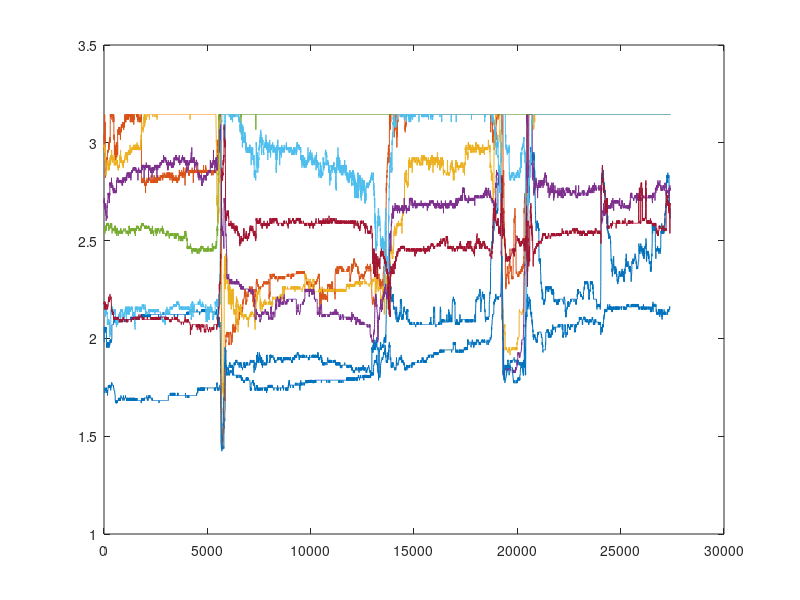

Write MATLAB code to recreate this figure. (Note: this script raises an error after producing the figure.)
% Malthe extra data
extraData = load('MaltheNewData.mat')
extraDatafsr = extraData.raw_data.open;
extraDatafsr = extraDatafsr.fsr_data;
plot(extraDatafsr)
%%
extraInterval = {[2000,4500],[7200,9700],[15000,17500],[22000,24500]}
cutExtraData = extract_and_plot_intervals(extraDatafsr,extraInterval);
for i = 1:4
    filename = sprintf('dataMaltheExtraDataClass%01d.xls',i);
    xlswrite(filename, cutExtraData(:,:,i))
end
%% Malthe new data no load
newMaltheNoLoad = load('MaltheNoLoadNew.mat')
newMaltheNoLoadfsr = newMaltheNoLoad.raw_data.open;
newMaltheNoLoadfsr = newMaltheNoLoadfsr.fsr_data;

plot(newMaltheNoLoadfsr)
%% Malthe new data flexed no load
newIntervalsNoLoad = {[1,5000]}
cutNewMaltheNoLoadfsr = extract_and_plot_intervals(newMaltheNoLoadfsr,newIntervalsNoLoad);

filename = sprintf('dataNewMaltheNoLoadfsrFlexed.xls');
xlswrite(filename, cutNewMaltheNoLoadfsr(:,:,1))

%% Malthe new data Rest no load
newIntervalsNoLoadRest = {[7001,12000]}
cutNewMaltheNoLoadfsrRest = extract_and_plot_intervals(newMaltheNoLoadfsr,newIntervalsNoLoadRest);

filename = sprintf('dataNewMaltheNoLoadfsrRest.xls');
xlswrite(filename, cutNewMaltheNoLoadfsrRest(:,:,1))
%% Malthe new data load 1
newMaltheLoad = load('MaltheLoadNew.mat')
newMaltheLoadfsr = newMaltheLoad.raw_data.open;
newMaltheLoadfsr = newMaltheLoadfsr.fsr_data;

plot(newMaltheLoadfsr)
%% Malthe new data load 1 flexed
newIntervalsLoad = {[1,5000]}
cutNewMaltheLoadfsr = extract_and_plot_intervals(newMaltheLoadfsr,newIntervalsLoad);

filename = sprintf('dataNewMaltheLoadfsrFlexed.xls');
xlswrite(filename, cutNewMaltheLoadfsr(:,:,1))
%% Malthe new data load 1 rest
newIntervalsLoadRest = {[7001,12000]}
cutNewMaltheLoadfsrRest = extract_and_plot_intervals(newMaltheLoadfsr,newIntervalsLoadRest);

filename = sprintf('dataNewMaltheLoadfsrRest.xls');
xlswrite(filename, cutNewMaltheLoadfsrRest(:,:,1))
%% Malthe new data load 2
newMaltheLoad2 = load('MaltheLoad2New.mat')
newMaltheLoad2fsr = newMaltheLoad2.raw_data.open;
newMaltheLoad2fsr = newMaltheLoad2fsr.fsr_data;

plot(newMaltheLoad2fsr)
%% Malthe new data load 2 flexed
newIntervalsLoad2 = {[1,5000]}
cutNewMaltheLoad2fsr = extract_and_plot_intervals(newMaltheLoad2fsr,newIntervalsLoad2);

filename = sprintf('dataNewMaltheLoad2fsrFlexed.xls');
xlswrite(filename, cutNewMaltheLoad2fsr(:,:,1))
%% Malthe new data load 2 rest
newIntervalsLoad2Rest = {[9000,13000]}
cutNewMaltheLoad2fsrRest = extract_and_plot_intervals(newMaltheLoad2fsr,newIntervalsLoad2Rest);

filename = sprintf('dataNewMaltheLoad2fsrRest.xls');
xlswrite(filename, cutNewMaltheLoad2fsrRest(:,:,1))
%%
% Malthe Large Load
MaltheLargeLoad = load('MaltheLargePayload.mat');
MaltheLargeLoadfsr = MaltheLargeLoad.raw_data.open;
MaltheLargeLoadfsr = MaltheLargeLoadfsr.fsr_data;

plot(MaltheLargeLoadfsr)
%% Malthe Large load Extract xls files flexed
Intervalslarge1 = {[4200,6400],[9700,12400],[16000,18750],[21650,24100],[28200,31000],[34530,37000],[40481,42641],[46483,49384],[52714,55300],[58900,60900]}
cutMaltheLargeLoadfsr = extract_and_plot_intervals(MaltheLargeLoadfsr,Intervalslarge1);
for i = 1:10
    filename = sprintf('dataMaltheLargeLoadfsrFlexed%04d.xls',i);
    xlswrite(filename, cutMaltheLargeLoadfsr(:,:,i))
end
%% Malthe Large load Extract xls files rest
Intervalslarge2 = {[6500,9500],[12600,15600],[19000,21500],[26000,28000],[31500,34000],[37500,40000],[43500,46000],[50000,52500],[55500,58000]}
cutMaltheLargeLoadfsr = extract_and_plot_intervals(MaltheLargeLoadfsr,Intervalslarge2);
for i = 1:9
    filename = sprintf('dataMaltheLargeLoadfsrRest%04d.xls',i);
    xlswrite(filename, cutMaltheLargeLoadfsr(:,:,i))
end
%% Malthe no load
MaltheNoLoad = load('dataMaltheNoLoad.mat');

MaltheNoLoadfsr = MaltheNoLoad.raw_data.open;

MaltheNoLoadfsr = MaltheNoLoadfsr.fsr_data;

plot(MaltheNoLoadfsr)
%% Malthe no load Extract xls files flexed
Intervals = {[565,3117],[6346,9361],[12549,15348],[18617,21511],[24743,27567],[30742,33730],[36939,39912],[42995,45861],[49136,52030],[55343,58307]};
cutMaltheNoLoadfsr = extract_and_plot_intervals(MaltheNoLoadfsr, Intervals);
for i = 1:10
    filename = sprintf('dataMaltheNoLoadFlexed%04d.xls',i);
    xlswrite(filename, cutMaltheNoLoadfsr(:,:,i))
end

%% Malthe no load Extract xls files rest
Intervals1 = {[3157,6306],[9401,12509],[15408,18577],[21561,24703],[27607,30702],[33770,36899],[39952,42955],[45901,49096],[52070,55303],[58347,61100]};
cutMaltheNoLoadfsr = extract_and_plot_intervals(MaltheNoLoadfsr, Intervals1);
for i = 1:10
    filename = sprintf('dataMaltheNoLoadRest%04d.xls',i);
    xlswrite(filename, cutMaltheNoLoadfsr(:,:,i))
end

%% Louis No Load
LouisNoLoad = load('dataLouisNoLoad.mat');

LouisNoLoadfsr = LouisNoLoad.raw_data.open;

LouisNoLoadfsr = LouisNoLoadfsr.fsr_data;

plot(LouisNoLoadfsr)
%% Louis no load Extract xls files edges
Intervals12 = {[500,1000],[3000,3700],[6200,6800], [9000,9600],[12100,12700],[15300,15900],[18000,18600], [21400,22000],[24450,25050],[27700,28300]};
cutLouisNoLoadedgesfsr = extract_and_plot_intervals(LouisNoLoadfsr, Intervals11);
for i = 1:10
    filename = sprintf('dataLouisNoLoadedges%04d.xls',i);
    xlswrite(filename, cutLouisNoLoadedgesfsr(:,:,i))
end
%% Malthe Load
MaltheLoad = load('dataMaltheLoad.mat');

MaltheLoadfsr = MaltheLoad.raw_data.open;

MaltheLoadfsr = MaltheLoadfsr.fsr_data;

plot(MaltheLoadfsr)
%% Malthe load Extract xls files flexed
Intervals2 = {[1,2850],[6130,9140],[12473,15245], [18534, 21382],[24801,28002],[30921,33672],[37223,39869], [43432,46101],[49202,52077],[55301,58061]};
cutMaltheLoadfsr = extract_and_plot_intervals(MaltheLoadfsr, Intervals2);
for i = 1:10
    filename = sprintf('dataMaltheLoadFlexed%04d.xls',i);
    xlswrite(filename, cutMaltheLoadfsr(:,:,i))
end
%% Malthe load Extract xls files rest
Intervals3 = {[2900,6090],[9180,12400],[15300,18400], [21400,24400 ],[28202,30800],[33800,37000],[40000,43000], [46200,49000],[52200,55200],[58200,60900]};
cutMaltheLoadfsr = extract_and_plot_intervals(MaltheLoadfsr, Intervals3);
for i = 1:10
    filename = sprintf('dataMaltheLoadRest%04d.xls',i);
    xlswrite(filename, cutMaltheLoadfsr(:,:,i))
end
%% Louis Load
LouisLoad = load('dataLouisLoad.mat');

LouisLoadfsr = LouisLoad.raw_data.open;

LouisLoadfsr = LouisLoadfsr.fsr_data;

plot(LouisLoadfsr)
%% Louis load Extract xls files flexed
Intervals4 = {[566,3200],[6440,9427],[12711,15539], [18535,21617],[24841,27744],[30895,34012],[37059,40021], [43280,46199],[49221,52384],[55506,58756]};
cutLouisLoadfsr = extract_and_plot_intervals(LouisLoadfsr, Intervals4);
for i = 1:10
    filename = sprintf('dataLouisLoadFlexed%04d.xls',i);
    xlswrite(filename, cutLouisLoadfsr(:,:,i))
end
%% Louis load Extract xls files Rest
Intervals4 = {[3250,6300],[9500,12600],[15600,18400], [21700,24800],[27800,30800],[34100,37000],[40100,43200], [46300,49200],[52400,55400],[58800,61100]};
cutLouisLoadfsr = extract_and_plot_intervals(LouisLoadfsr, Intervals4);
for i = 1:10
    filename = sprintf('dataLouisLoadRest%04d.xls',i);
    xlswrite(filename, cutLouisLoadfsr(:,:,i))
end
%% Louis load Extract xls files edges
Intervals11 = {[1,566],[3200,3700],[6200,6800], [9300,9900],[12500,13000],[15400,15900],[18400,19000], [21500,22000],[24500,25000],[27700,28200]};
cutLouisLoadedgesfsr = extract_and_plot_intervals(LouisLoadfsr, Intervals11);
for i = 1:10
    filename = sprintf('dataLouisLoadedges%04d.xls',i);
    xlswrite(filename, cutLouisLoadedgesfsr(:,:,i))
end
%% Emil Load
EmilLoad = load('EmilLoad.mat');
EmilLoadfsr = EmilLoad.raw_data.open;
EmilLoadfsr = EmilLoadfsr.fsr_data;

plot(EmilLoadfsr)
%% Emil Load Extract xls files Flexed
Intervals5 ={[1259,5040],[9941,14046],[19151,23213],[28494,32594],[37722,41516],[46758,50857],[56115,59812],[65188,68902],[74422,78293],[83649,87481]};
cutEmilLoadfsr = extract_and_plot_intervals(EmilLoadfsr, Intervals5);
for i = 1:10
    filename = sprintf('dataEmilLoadFlexed%04d.xls',i);
    xlswrite(filename, cutEmilLoadfsr(:,:,i));
end
%% Emil Load Extract xls files Rest
Intervals6 ={[5100,9700],[14300,19000],[23400,28400],[32700,37600],[41600,46600],[51000,56000],[60000,65000],[69000,74300],[78500,83500],[87600,91760]};
cutEmilLoadfsr = extract_and_plot_intervals(EmilLoadfsr, Intervals6);
for i = 1:10
    filename = sprintf('dataEmilLoadRest%04d.xls',i);
    xlswrite(filename, cutEmilLoadfsr(:,:,i));
end
%% Emil No Load
EmilNoLoad = load('EmilNoLoad.mat');
EmilNoLoadfsr = EmilNoLoad.raw_data.open;
EmilNoLoadfsr = EmilNoLoadfsr.fsr_data;

plot(EmilNoLoadfsr)
%% Emil No Load Extract xls files Flexed
Intervals7 = {[462,4503],[9624,13781],[18685,22799],[27773,31989],[37114,41196],[46035,50337],[55341,59577],[64668,68856],[73908,78159],[82998,87264]};
cutEmilNoLoadfsr = extract_and_plot_intervals(EmilNoLoadfsr, Intervals7);
for i = 1:10
    filename = sprintf('dataEmilNoLoadFlexed%04d.xls',i);
    xlswrite(filename, cutEmilNoLoadfsr(:,:,i));
end
%% Emil No Load Extract xls files Rest
Intervals8 = {[4600,9600],[13900,18500],[22900,27500],[32000,37000],[41300,46000],[50300,55300],[59500,64500],[68900,73500],[78200,82500],[87400,91740]};
cutEmilNoLoadfsr = extract_and_plot_intervals(EmilNoLoadfsr, Intervals8);
for i = 1:10
    filename = sprintf('dataEmilNoLoadRest%04d.xls',i);
    xlswrite(filename, cutEmilNoLoadfsr(:,:,i));
end
%% Malthe Load rising edges
Intervals9 = {[2500,3000],[5600,6200],[8700,9500], [11500,12700],[15000,16000],[18000,18500],[21000,22000], [24000,25000],[27500,28500],[30000,31100]};
cutMaltheLoadedgesfsr = extract_and_plot_intervals(MaltheLoadfsr, Intervals9);
for i = 1:10
    filename = sprintf('dataMaltheLoadEdges%04d.xls',i);
    xlswrite(filename, cutMaltheLoadedgesfsr(:,:,i));
end
%% Malthe No Load rising edges
Intervals10 = {[2800,3500],[5900,6500],[9300,9800], [12000,12700],[15100,15600],[18000,18800],[21200,21800], [24300,24800],[27500,28200],[30000,30800]};
cutMaltheNoLoadedgesfsr = extract_and_plot_intervals(MaltheNoLoadfsr, Intervals10);
for i = 1:10
    filename = sprintf('dataMaltheNoLoadEdges%04d.xls',i);
    xlswrite(filename, cutMaltheNoLoadedgesfsr(:,:,i));
end

%% Extraction Function
function [extracted_intervals_array] = extract_and_plot_intervals(signals_array, intervals)
    % Define the desired sample size for each interval
    sample_size = 500;

    % Initialize a cell array to store the extracted intervals
    extracted_intervals = cell(length(intervals), 1);

    % Loop through each specified interval and extract it from the array
    for i = 1:length(intervals)
        start_idx = intervals{i}(1);
        end_idx = intervals{i}(2);

        interval_data = signals_array(start_idx:end_idx, :);

        % If the interval size is greater than the desired sample size,
        % downsample it to the desired size
        if size(interval_data, 1) > sample_size
            downsampled_idx = round(linspace(1, size(interval_data, 1), sample_size));
            interval_data = interval_data(downsampled_idx, :);
        end

        extracted_intervals{i} = interval_data;
    end

    % Convert the cell array of extracted intervals into a 3D array
    extracted_intervals_array = cat(3, extracted_intervals{:});

    % Plot the extracted intervals
    num_intervals = size(extracted_intervals_array, 3);
    num_plots = ceil(num_intervals / 5); % Each figure will contain up to 5 intervals
    for fig = 1:num_plots
        figure;
        for i = (5*(fig-1) + 1):min(5*fig, num_intervals)
            subplot(min(5, num_intervals - 5*(fig-1)), 1, i - 5*(fig-1));
            plot(extracted_intervals_array(:, :, i));
            title(['Interval ', num2str(i)]);
            xlabel('Sample');
            ylabel('Signal Value');
        end
    end
end
